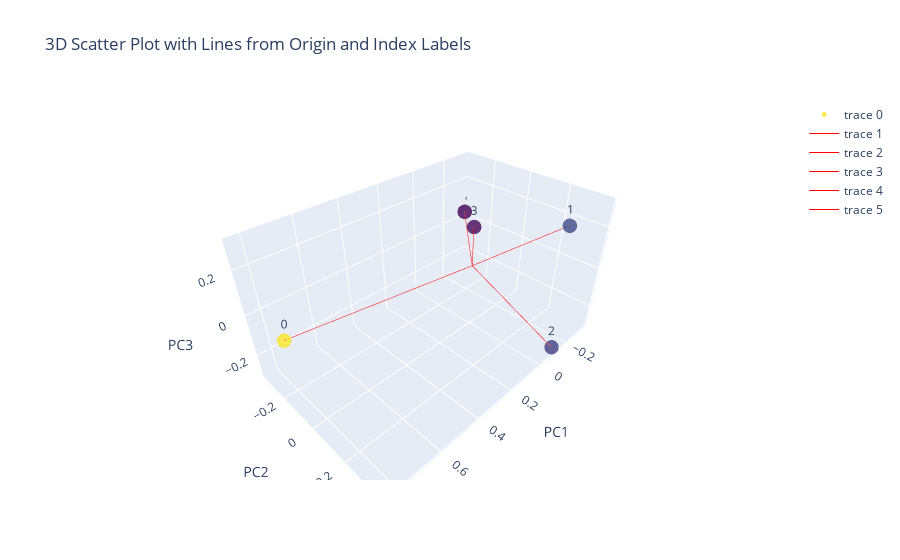

This figure's notebook cell:
### Code cell
from sklearn.decomposition import PCA
import plotly.graph_objects as go

vectors = sentence_vectors
# Assuming you have a 2D array called 'vectors' containing your vector data

# Perform PCA
pca = PCA(n_components=3)
pca_result = pca.fit_transform(vectors)

# Extract the first three principal components
pc1 = pca_result[:, 0]
pc2 = pca_result[:, 1]
pc3 = pca_result[:, 2]

# Create a 3D scatter plot
fig = go.Figure(data=[go.Scatter3d(
    x=pc1,
    y=pc2,
    z=pc3,
    mode='markers+text',
    marker=dict(
        size=5,
        color=pc1,
        colorscale='Viridis',
        opacity=0.8
    ),
    text=[str(i) for i in range(len(pc1))],
    textposition='top center',
    hoverinfo='none'
)])

# Add lines from the origin to each point
for i in range(len(pc1)):
    fig.add_trace(go.Scatter3d(
        x=[0, pc1[i]],
        y=[0, pc2[i]],
        z=[0, pc3[i]],
        mode='lines',
        line=dict(color='red', width=1),
        hoverinfo='none'
    ))

# Update the layout
fig.update_layout(
    scene=dict(
        xaxis_title='PC1',
        yaxis_title='PC2',
        zaxis_title='PC3'
    ),
    title='3D Scatter Plot with Lines from Origin and Index Labels'
)

# Show the plot
fig.show()

# Save the plot as an HTML file
fig.write_html('3d_scatter_plot.html', auto_open=True)

### Figure 1 — Plotly figure (JSON) as saved in the notebook; plotly's stock layout.template omitted (floating-point values rounded to 4 significant figures)
{"data": [{"hoverinfo": "none", "marker": {"color": [0.8257, -0.07054, -0.1104, -0.313, -0.3317], "colorscale": [[0, "#440154"], [0.1111, "#482878"], [0.2222, "#3e4989"], [0.3333, "#31688e"], [0.4444, "#26828e"], [0.5556, "#1f9e89"], [0.6667, "#35b779"], [0.7778, "#6ece58"], [0.8889, "#b5de2b"], [1, "#fde725"]], "opacity": 0.8, "size": 5}, "mode": "markers+text", "text": ["0", "1", "2", "3", "4"], "textposition": "top center", "type": "scatter3d", "x": [0.8257, -0.07054, -0.1104, -0.313, -0.3317], "y": [-0.1545, 0.38, 0.3815, -0.2615, -0.3455], "z": [-0.01138, 0.3067, -0.3005, -0.02255, 0.02772]}, {"hoverinfo": "none", "line": {"color": "red", "width": 1}, "mode": "lines", "type": "scatter3d", "x": [0, 0.8257], "y": [0, -0.1545], "z": [0, -0.01138]}, {"hoverinfo": "none", "line": {"color": "red", "width": 1}, "mode": "lines", "type": "scatter3d", "x": [0, -0.07054], "y": [0, 0.38], "z": [0, 0.3067]}, {"hoverinfo": "none", "line": {"color": "red", "width": 1}, "mode": "lines", "type": "scatter3d", "x": [0, -0.1104], "y": [0, 0.3815], "z": [0, -0.3005]}, {"hoverinfo": "none", "line": {"color": "red", "width": 1}, "mode": "lines", "type": "scatter3d", "x": [0, -0.313], "y": [0, -0.2615], "z": [0, -0.02255]}, {"hoverinfo": "none", "line": {"color": "red", "width": 1}, "mode": "lines", "type": "scatter3d", "x": [0, -0.3317], "y": [0, -0.3455], "z": [0, 0.02772]}], "layout": {"scene": {"xaxis": {"title": {"text": "PC1"}}, "yaxis": {"title": {"text": "PC2"}}, "zaxis": {"title": {"text": "PC3"}}}, "title": {"text": "3D Scatter Plot with Lines from Origin and Index Labels"}}}
